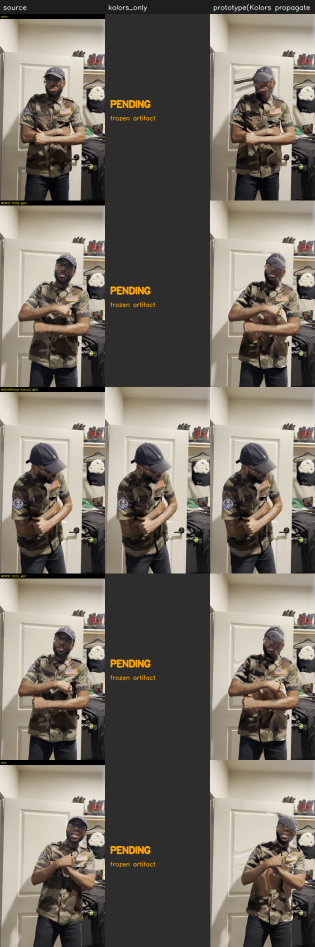
#> input picture workers/warp_worker/artifacts/stage_a_sourceanchor/stage_a_grid.png, 630 x 1893 px (shown at 1/2 size)
$ python measure_camera_vps.py ../../../workers/warp_worker/artifacts/stage_a_sourceanchor/stage_a_grid.png ../../../workers/warp_worker/artifacts/stage_a_sourceanchor/stage_a_grid.png
#> lines starting #> are read from the running program, lines starting #| are printed output that depends on the picture; after the words box and inside, x2 and y2 are one past the last pixel; in counts of white or black regions, pixels touching at a corner belong together
"""Measure a camera from a picture, $0: up to three vanishing points by sequential RANSAC over line segments (the
showroom / LaSalle method, storm_lasalle_measure_plate_camera.py, extended), then the focal length from two
ORTHOGONAL vanishing points (f^2 = -(v1 - c).(v2 - c), principal point c at the picture centre), the horizon, and
the tilt (from the vertical vanishing point when one is found, else from the horizon row).

usage: measure_camera_vps.py <image> <out_prefix> [--mask x0,y0,x1,y1 ...]   (masks: regions to ignore, e.g. a person)
Prints every vanishing point with its inlier count and the focal for each orthogonal pair; writes <out_prefix>.json
and <out_prefix>.jpg (inlier segments per vanishing point in colour). MEASURED values come with their spread over
bootstrap resamples of the inliers (the +- printed)."""
import sys, json
import numpy as np, cv2

img_p, outp = sys.argv[1], sys.argv[2]
masks = [tuple(int(v) for v in a.split(",")) for a in sys.argv[3:] if a != "--mask"]
im = cv2.imread(img_p); H, W = im.shape[:2]; g = cv2.cvtColor(im, cv2.COLOR_BGR2GRAY)
#> further down, im is the input picture: shape (1893, 630, 3); mean B, G, R 99.5, 108.9, 115.7
#> after `H, W = im.shape[:2]`: H = 1893; W = 630
#> after `g = cv2.cvtColor(im, cv2.COLOR_BGR2GRAY)`:
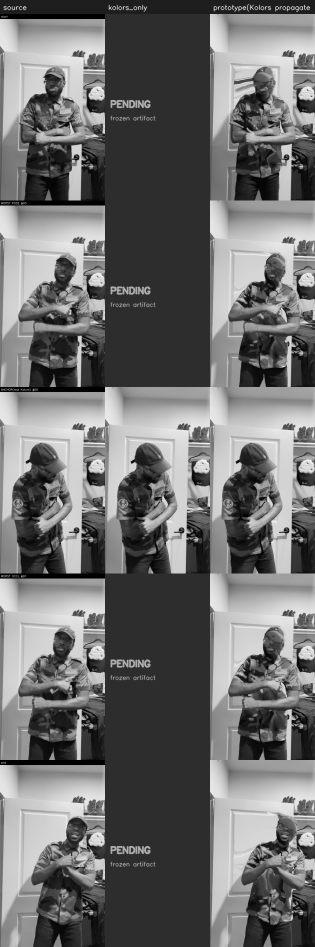
#> g: shape (1893, 630) (shown at 1/2 size); min 0, max 242, mean 109.8
segs = np.asarray(cv2.createLineSegmentDetector(0).detect(g)[0]).reshape(-1, 4)
#> segs = 2579 rows, first 6: [208.7, 764.4, 209.6, 783.2], [111.9, 1519, 160.6, 1519.6], [208.1, 1529.4, 0.625, 1529.4], [208.1, 410.5, 0.624, 410.6], [113.1, 773.5, 206.9, 772.8], [208.1, 783.3, 0.622, 783.6]
L = np.hypot(segs[:, 2] - segs[:, 0], segs[:, 3] - segs[:, 1]); keep = L > 0.025 * W
#> after `L = np.hypot(segs[:, 2] - segs[:, 0], segs[:, 3] - segs[:, 1])`: L = 2579 values, max 1041.3 at index 7, min 5.14 at index 1474, mean 24.38
for x0, y0, x1, y1 in masks:
    mx, my = (segs[:, 0] + segs[:, 2]) / 2, (segs[:, 1] + segs[:, 3]) / 2
    keep &= ~((mx > x0) & (mx < x1) & (my > y0) & (my < y1))
segs, L = segs[keep], L[keep]
#> segs = 1274 rows, first 6: [208.7, 764.4, 209.6, 783.2], [111.9, 1519, 160.6, 1519.6], [208.1, 1529.4, 0.625, 1529.4], [208.1, 410.5, 0.624, 410.6], [113.1, 773.5, 206.9, 772.8], [208.1, 783.3, 0.622, 783.6]; L = 1274 values, max 1041.3 at index 7, min 15.76 at index 445, mean 38.41
lines = np.cross(np.c_[segs[:, :2], np.ones(len(segs))], np.c_[segs[:, 2:], np.ones(len(segs))])
#> lines = 1274 rows, first 8: [-18.77, 0.955, 3186.3], [-0.575, 48.76, -73998.8], [-0.0588, -207.5, 317361], [-0.0985, -207.5, 85191.4], [0.739, 93.75, -72602.7], [-0.316, -207.5, 162596.8], [-742.5, -0.00275, 313022.3], [-1041.3, -1.71, 441743]
lines /= np.hypot(lines[:, 0], lines[:, 1])[:, None]
#> lines = 1274 rows, first 8: [-0.999, 0.0508, 169.6], [-0.0118, 1, -1517.6], [-0.000284, -1, 1529.4], [-0.000475, -1, 410.6], [0.00788, 1, -774.4], [-0.00153, -1, 783.6], [-1, -3.7e-06, 421.6], [-1, -0.00164, 424.2]
mid = np.c_[(segs[:, 0] + segs[:, 2]) / 2, (segs[:, 1] + segs[:, 3]) / 2]
#> mid = 1274 pairs, first value 0.967 to 627.4, second value 27.29 to 1879.1
dirs = np.c_[segs[:, 2] - segs[:, 0], segs[:, 3] - segs[:, 1]] / L[:, None]
#> dirs = 1274 pairs, first value -1 to 1, second value -1 to 1

def consistent(p, idx):
    """angle (deg) between each segment and the direction to the vanishing point p (homogeneous)"""
    if abs(p[2]) < 1e-9: d = np.tile(p[:2] / np.hypot(*p[:2]), (len(idx), 1))
    else:
        q = p[:2] / p[2]; d = q - mid[idx]; d /= np.maximum(np.hypot(d[:, 0], d[:, 1]), 1e-9)[:, None]
    c = np.abs((dirs[idx] * d).sum(1)); return np.degrees(np.arccos(np.clip(c, 0, 1)))

rng = np.random.default_rng(7); free = np.arange(len(segs)); vps = []
#> after `free = np.arange(len(segs))`: free = 1274 values from 0 to 1273
for k in range(3):
    if len(free) < 20: break
    best = (0, None)
    w = L[free] / L[free].sum()
    for _ in range(6000):
        i, j = rng.choice(free, 2, replace=False, p=w); p = np.cross(lines[i], lines[j])
        if np.linalg.norm(p) < 1e-12: continue
        p = p / np.linalg.norm(p); sc = (L[free] * (consistent(p, free) < 1.5)).sum()
        if sc > best[0]: best = (sc, p)
    p = best[1]; inl = free[consistent(p, free) < 1.5]
    # least squares refinement (minimise the lines' distances to the point, by the smallest singular vector)
    def refine(ix):
        A = lines[ix] * L[ix][:, None]; return np.linalg.svd(A)[2][-1]
    p = refine(inl); boot = []
    for _ in range(200):
        bi = rng.choice(inl, len(inl)); q = refine(bi); boot.append(q / q[2] if abs(q[2]) > 1e-9 else q)
    vps.append({"p": p, "inliers": inl, "boot": np.array(boot)})
    free = np.setdiff1d(free, inl)
#> this loop made 3 passes
c = np.array([W / 2, H / 2]); out = {"size": [W, H], "vps": [], "pairs": []}
for n, v in enumerate(vps):
    p = v["p"]; fin = abs(p[2]) > 1e-6 and np.hypot(*(p[:2] / p[2] - c)) < 50 * W
    pt = (p[:2] / p[2]).tolist() if fin else None
    out["vps"].append({"point": pt, "direction_if_infinite": None if fin else (p[:2] / np.hypot(*p[:2])).tolist(),
                       "inliers": int(len(v["inliers"])), "length": float(L[v["inliers"]].sum())})
    print(f"VP{n}: {np.round(pt, 1) if pt else 'at infinity ' + str(np.round(p[:2] / np.hypot(*p[:2]), 3))}  inliers {len(v['inliers'])}")
#> this loop made 3 passes
#| VP0: [   557.  -26466.2]  inliers 192
#| VP1: at infinity [-1.    -0.005]  inliers 130
#| VP2: at infinity [0.996 0.084]  inliers 76
for a in range(len(vps)):
    for b in range(a + 1, len(vps)):
        pa, pb = out["vps"][a]["point"], out["vps"][b]["point"]
        if pa is None or pb is None: continue
        f2 = -float(np.dot(np.array(pa) - c, np.array(pb) - c))
        fs = []
        for qa, qb in zip(vps[a]["boot"], vps[b]["boot"]):
            v2 = -float(np.dot(qa[:2] - c, qb[:2] - c))
            if v2 > 0: fs.append(np.sqrt(v2))
        if f2 > 0:
            f = np.sqrt(f2); spread = float(np.std(fs)) if fs else None
            out["pairs"].append({"vps": [a, b], "focal_px": f, "focal_spread_px": spread, "hfov_deg": float(np.degrees(2 * np.arctan(W / 2 / f)))})
            print(f"VP{a}-VP{b} orthogonal: focal {f:.1f} px (+- {spread:.1f}), {np.degrees(2 * np.arctan(W / 2 / f)):.1f} deg across")
        else:
            print(f"VP{a}-VP{b}: not orthogonal (dot > 0)")
json.dump(out, open(outp + ".json", "w"), indent=1)
v = im.copy(); cols = [(0, 255, 0), (0, 0, 255), (255, 0, 0)]
for n, vp in enumerate(vps):
    for s in segs[vp["inliers"]]: cv2.line(v, (int(s[0]), int(s[1])), (int(s[2]), int(s[3])), cols[n], max(1, W // 800))
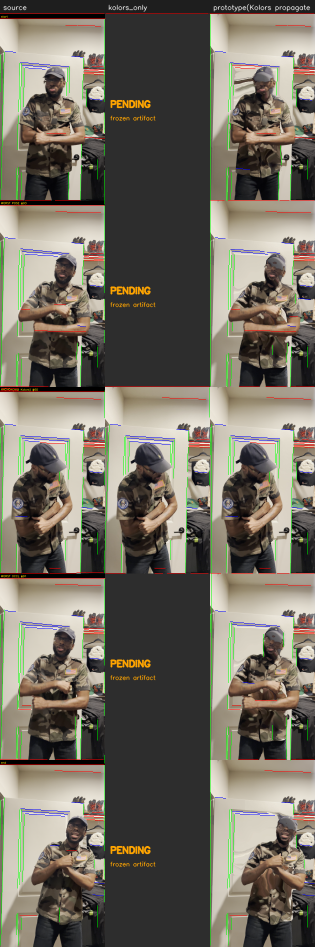
#> v: shape (1893, 630, 3) (shown at 1/2 size); 2.07% of pixels changed, all inside (x1, y1, x2, y2) = (0, 27, 629, 1891)
cv2.imwrite(outp + ".jpg", cv2.resize(v, (1600, int(1600 * H / W))))
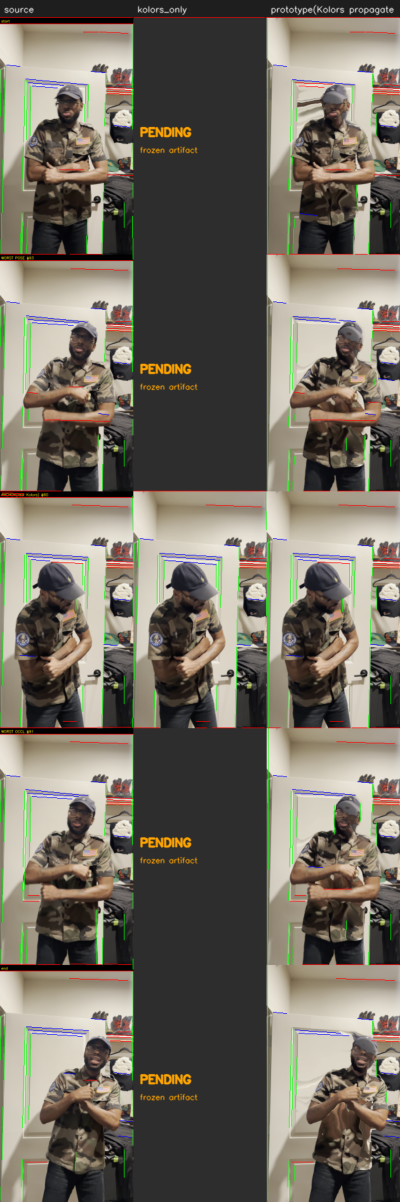
#> saved as stage_a_grid.png.jpg: shape (4807, 1600, 3) (shown at 1/4 size); mean B, G, R 97.4, 108.9, 114
